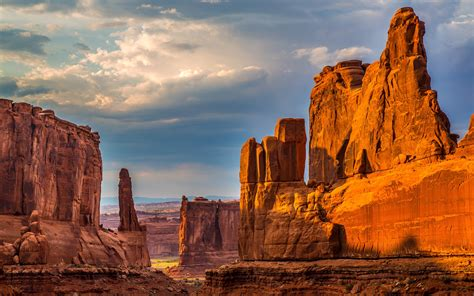
#> input picture examples/rock_canyon.jpg, 474 x 296 px, found by its file name
$ python driver.py
#> lines starting #> are read from the running program, lines starting #| are printed output that depends on the picture
### src/goph547lab00/arrays.py
import numpy as np
from PIL import Image

def load_images(path):
#> called with path = 'examples/rock_canyon.jpg'
    img = np.asarray(Image.open(path))
#> img is the input picture: shape (296, 474, 3); mean R, G, B 140.6, 100.4, 81.3
    gray_img = np.asarray(Image.open(path).convert("L"))
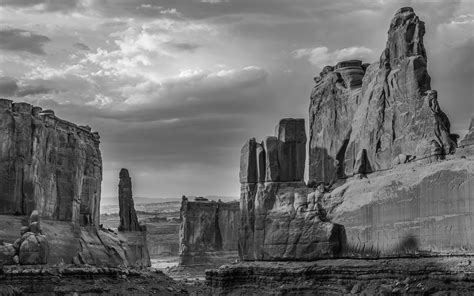
#> gray_img: shape (296, 474); min 3, max 250, mean 110.2
    return img, gray_img

# [4 lines left out: function crop_pinnacle, not called in this run]

### examples/driver.py
import numpy as np
import matplotlib.pyplot as plt
import os
from PIL import Image
from goph547lab00 import arrays

# --- Basic Array Operations (Parts 1-9) ---

# 1. Array of ones (3 rows, 5 columns)
ones_3x5 = np.ones((3, 5))
print("1. 3x5 Array of ones:\n", ones_3x5)

# 2. Array of NaN (6 rows, 3 columns)
nan_6x3 = np.full((6, 3), np.nan)
print("\n2. 6x3 Array of NaNs:\n", nan_6x3)

# 3. Column vector of odd numbers between 44 and 75
# 45 is the first odd, 75 is the stop (exclusive), step 2
odd_vector = np.arange(45, 75, 2).reshape(-1, 1)
print("\n3. Column vector of odd numbers (44-75):\n", odd_vector)

# 4. Sum of the odd vector
vector_sum = np.sum(odd_vector)
print(f"\n4. Sum of odd vector: {vector_sum}")

# 5. Array A
A = np.array([[5, 7, 2], [1, -2, 3], [4, 4, 4]])
print("\n5. Array A:\n", A)

# 6. Identity Array B using a single command
B = np.eye(3)
print("\n6. Array B (Identity):\n", B)

# 7. Element-wise multiplication
elem_mult = A * B
print("\n7. Element-wise multiplication (A * B):\n", elem_mult)

# 8. Dot product (Matrix multiplication)
dot_prod = A @ B
print("\n8. Dot product (A @ B):\n", dot_prod)

# 9. Cross product
cross_prod = np.cross(A, B)
print("\n9. Cross product of A and B:\n", cross_prod)


# --- Image Processing (Parts 10-16) ---

img_path = 'examples/rock_canyon.jpg'

if os.path.exists(img_path):
    # 10. Load image using the arrays module
    img, gray_img = arrays.load_images(img_path)

    # 11. Plot and print shape
    plt.figure()
    plt.imshow(img)
    plt.title("Original Image")
    print(f"\n11. Original color image shape: {img.shape}")
#| 11. Original color image shape: (296, 474, 3)
    plt.show()

    # 12. Grayscale shape
    print(f"12. Grayscale image shape: {gray_img.shape}")
#| 12. Grayscale image shape: (296, 474)
    img_gray = np.asarray(Image.open("examples/rock_canyon.jpg").convert("L"))

    # 13. Crop the pinnacle (using the function in arrays.py)
    # Note: Ensure crop indices in arrays.py isolate the pillar correctly
    small_gray_image = img_gray[150:240, 110:150]
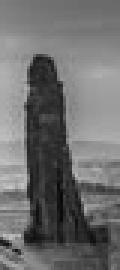
#> small_gray_image: shape (90, 40) (shown 3 times larger); min 9, max 199, mean 110.3
    plt.figure()
    plt.imshow(small_gray_image, cmap='gray')
    plt.title("Cropped Pinnacle")
    plt.show()

    # 14 & 15. RGB Summary Subplots
    fig, (ax1, ax2) = plt.subplots(1, 2, figsize=(15, 7))

    # i) Mean along Y-direction (Vertical axis) vs X-coordinate
    x_coords = np.arange(img.shape[1])
#> x_coords = 474 values from 0 to 473
    ax1.plot(x_coords, img[:, :, 0].mean(axis=0), color='red', label='Mean Red')
    ax1.plot(x_coords, img[:, :, 1].mean(axis=0), color='green', label='Mean Green')
    ax1.plot(x_coords, img[:, :, 2].mean(axis=0), color='blue', label='Mean Blue')
    ax1.plot(x_coords, img.mean(axis=(0, 2)), color='black', linewidth=3, label='Mean RGB')
    ax1.set_xlabel("X-coordinate (pixels)")
    ax1.set_ylabel("Mean Intensity")
    ax1.set_title("Horizontal Profile (Mean along Y)")
    ax1.legend()

    # ii) Mean along X-direction (Horizontal axis) vs Y-coordinate
    y_coords = np.arange(img.shape[0])
#> y_coords = 296 values from 0 to 295
    ax2.plot(img[:, :, 0].mean(axis=1), y_coords, color='red', label='Mean Red')
    ax2.plot(img[:, :, 1].mean(axis=1), y_coords, color='green', label='Mean Green')
    ax2.plot(img[:, :, 2].mean(axis=1), y_coords, color='blue', label='Mean Blue')
    ax2.plot(img.mean(axis=(1, 2)), y_coords, color='black', linewidth=3, label='Mean RGB')
    ax2.set_ylabel("Y-coordinate (pixels)")
    ax2.set_xlabel("Mean Intensity")
    ax2.set_title("Vertical Profile (Mean along X)")
    ax2.invert_yaxis() # Match image coordinate system (0 at top)
    ax2.legend()

    # 16. Save the figure
    plt.tight_layout()
    save_path = 'examples/rock_canyon_RGB_summary.png'
    plt.savefig(save_path)
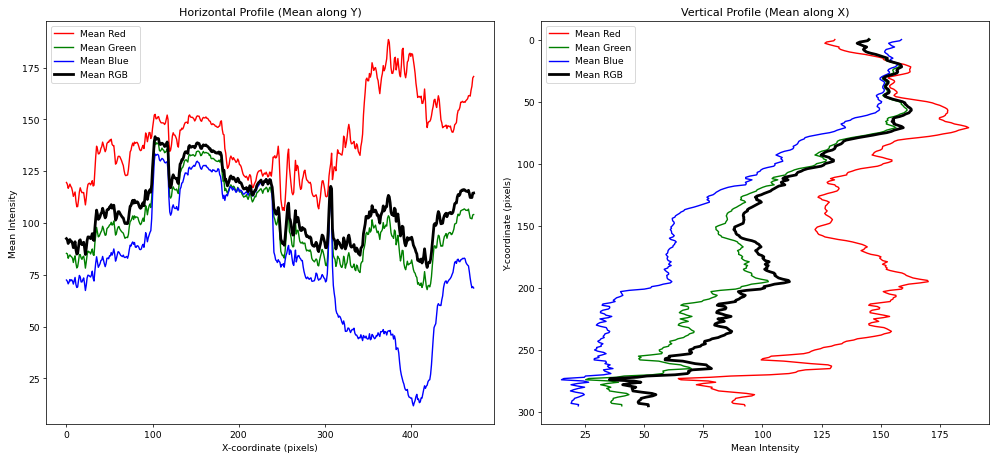
#> figure drawn by matplotlib, 2 panels; panel 1: curve peaks at x = 374, y = 188.6; panel 1: curve peaks at x = 103, y = 139.2; panel 1: curve peaks at x = 103, y = 133.3
    print(f"\n16. Figure saved to {save_path}")
    plt.show()

else:
    print(f"\nError: {img_path} not found. Ensure the image is in the examples/ folder.")
